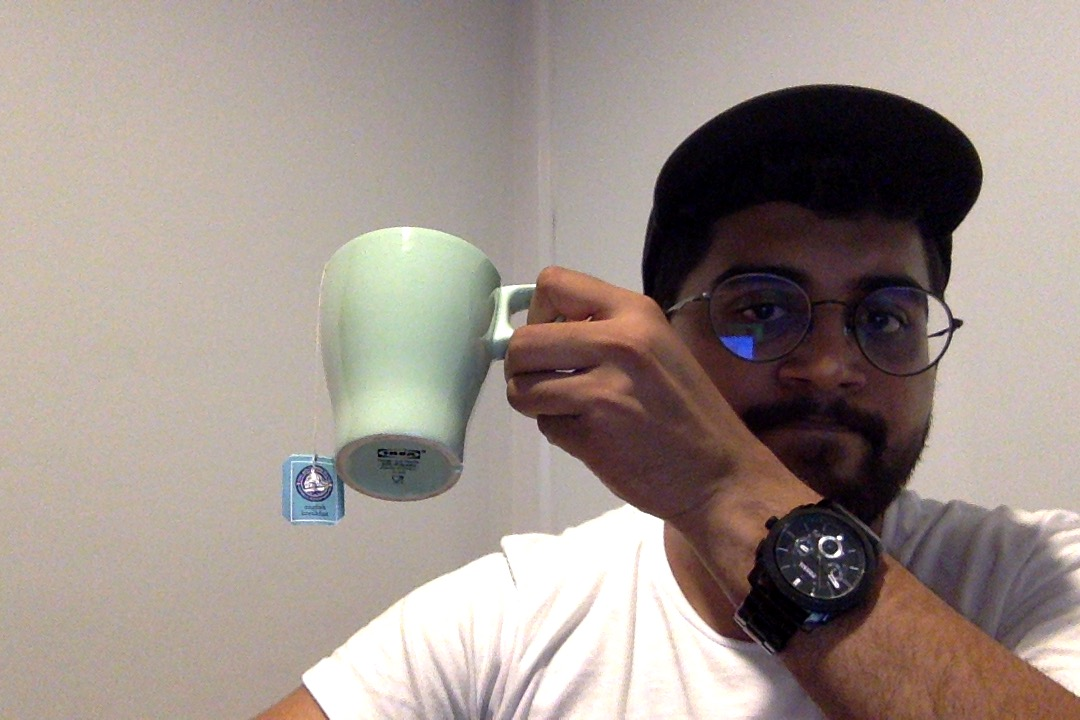
#> input picture image-cup.jpg, 1080 x 720 px, given in place of the camera
$ python ball-tracker.py   (older library calls are emulated)
#> lines starting #> are read from the running program, lines starting #| are printed output that depends on the picture; after the words box and inside, x2 and y2 are one past the last pixel; in counts of white or black regions, pixels touching at a corner belong together
# deque is a list-like data structure for fast appends and pops
from collections import deque

import numpy as np
import cv2
import imutils
import time

#-------------------------------------------------------------------------------
# Main function
#-------------------------------------------------------------------------------
if __name__ == "__main__":
    # define the lower and upper boundaries of the "green"
    # ball in the HSV color space, then initialize the
    # list of tracked points
    greenLower = (35, 0, 51)
    greenUpper = (99, 255, 240)
    pts = deque(maxlen=64)

    vs = cv2.VideoCapture(0)

    # allow the camera or video file to warm up
    # time.sleep(2.0)

    # keep looping
    while True:
        # grab the current frame
        (grabbed, frame) = vs.read()
#> frame is the input picture: shape (720, 1080, 3); mean B, G, R 138.2, 144.6, 157.2

        # if we are viewing a video and we did not grab a frame,
        # then we have reached the end of the video
        if frame is None:
            break

        # resize the frame, blur it, and convert it to the HSV
        # color space
        frame = imutils.resize(frame, width=600)
#> frame: shape (400, 600, 3)
        blurred = cv2.GaussianBlur(frame, (11, 11), 0)
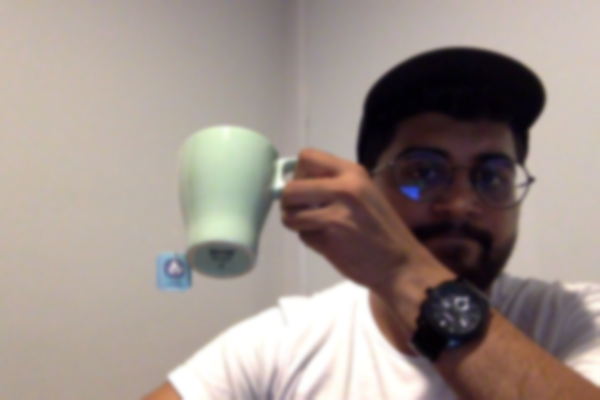
#> blurred: shape (400, 600, 3); mean B, G, R 138.2, 144.6, 157.2
        hsv = cv2.cvtColor(blurred, cv2.COLOR_BGR2HSV)
#> hsv: shape (400, 600, 3); mean H, S, V 41, 49, 158.5

        # construct a mask for the color "green", then perform
        # a series of dilations and erosions to remove any small
        # blobs left in the mask
        mask = cv2.inRange(hsv, greenLower, greenUpper)
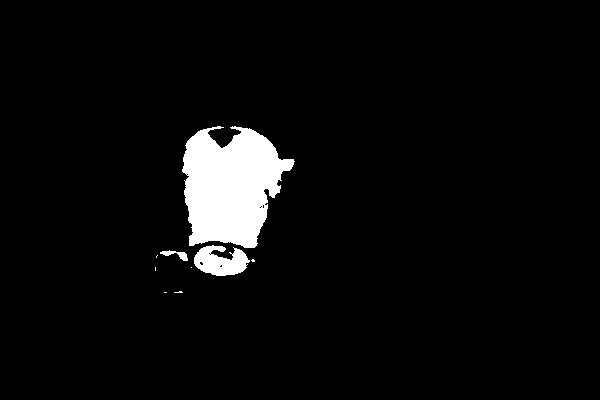
#> mask: shape (400, 600); 4.4% white; 9 white regions (6 under 20 px), largest, box (x1, y1, x2, y2) and area: (182, 126, 295, 248) 9369, (194, 245, 250, 276) 1142, (160, 250, 188, 261) 126
        mask = cv2.erode(mask, None, iterations=2)
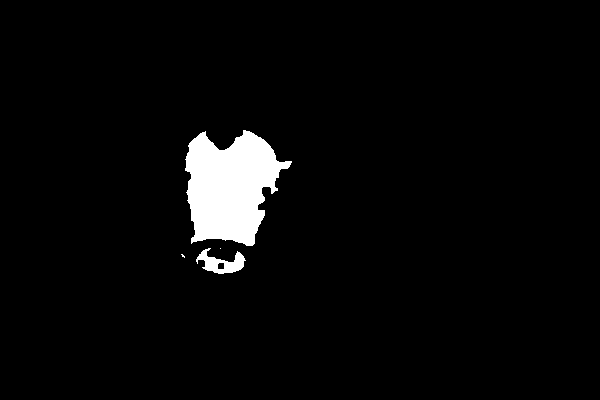
#> mask: shape (400, 600); 3.6% white; 4 white regions (2 under 20 px), largest, box (x1, y1, x2, y2) and area: (185, 130, 292, 246) 8102, (196, 248, 246, 274) 608
        mask = cv2.dilate(mask, None, iterations=2)
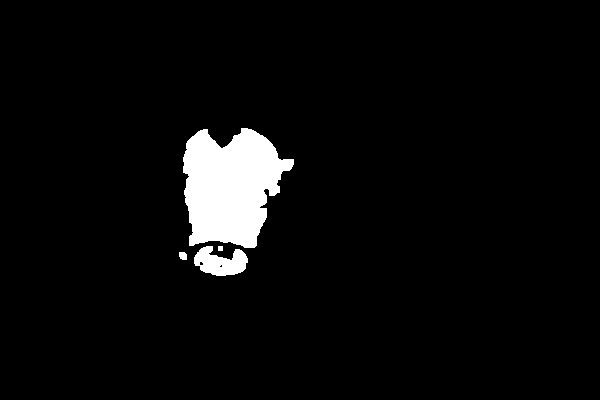
#> mask: shape (400, 600); 4.3% white; 4 white regions

        # find contours in the mask and initialize the current
        # (x, y) center of the ball
        cnts = cv2.findContours(mask.copy(), cv2.RETR_EXTERNAL, cv2.CHAIN_APPROX_SIMPLE)
#> cnts = 4 contours, 1 with area under 20; largest, box (x1, y1, x2, y2) and area: (183, 128, 294, 248) 9026, (194, 246, 248, 276) 984, (179, 252, 187, 260) 43
        cnts = cnts[0] if imutils.is_cv2() else cnts[1]
        center = None

        colour = 255

        # only proceed if at least one contour was found
        if len(cnts) > 0:
            # find the largest contour in the mask, then use
            # it to compute the minimum enclosing circle and
            # centroid
            c = max(cnts, key=cv2.contourArea)
#> c = contour of 184 points, box (x1, y1, x2, y2) (183, 128, 294, 248), area 9026
            ((x, y), radius) = cv2.minEnclosingCircle(c)
#> x = 231.9; y = 191; radius = 68.96
            M = cv2.moments(c)
#> M = moments, m00 9026.5, centre m10/m00, m01/m00 = (230, 186)
            center = (int(M["m10"] / M["m00"]), int(M["m01"] / M["m00"]))
#> center = (229, 185)

            # only proceed if the radius meets a minimum size
            if radius > 10:
                # draw the circle and centroid on the frame,
                # then update the list of tracked points
                cv2.circle(frame, (int(x), int(y)), int(radius),
                    (0, 255, 255), 2)
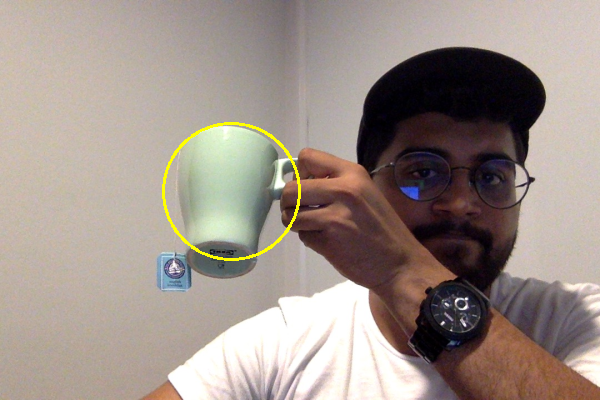
#> frame: shape (400, 600, 3); mean B, G, R 137.4, 145.2, 157.8
                cv2.circle(frame, center, 5, (0, 0, 255), -1)
#> frame: shape (400, 600, 3); 0.03% of pixels changed, all inside (x1, y1, x2, y2) = (224, 180, 235, 191)

        # update the points queue
        pts.appendleft(center)

        # loop over the set of tracked points
        for i in range(1, len(pts)):
            # if either of the tracked points are None, ignore
            # them
            if pts[i - 1] is None or pts[i] is None:
                continue

            # otherwise, compute the thickness of the line and
            # draw the connecting lines
            thickness = int(np.sqrt(64 / float(i + 1)) * 2.5)
            cv2.line(frame, pts[i - 1], pts[i], (0, 0, 255), thickness)
            colour = (colour+1)%255
#> after the loop, colour = 255

        cv2.imshow("Frame", frame)
        cv2.imshow("Mask", mask)


        # observe the keypress by the user
        keypress = cv2.waitKey(1) & 0xFF
#> (key q is pressed here)

        # if the user pressed "q", then stop looping
        if keypress == ord("q"):
            break


# free up memory
vs.release()
cv2.destroyAllWindows()

$ run again, on postit.jpg
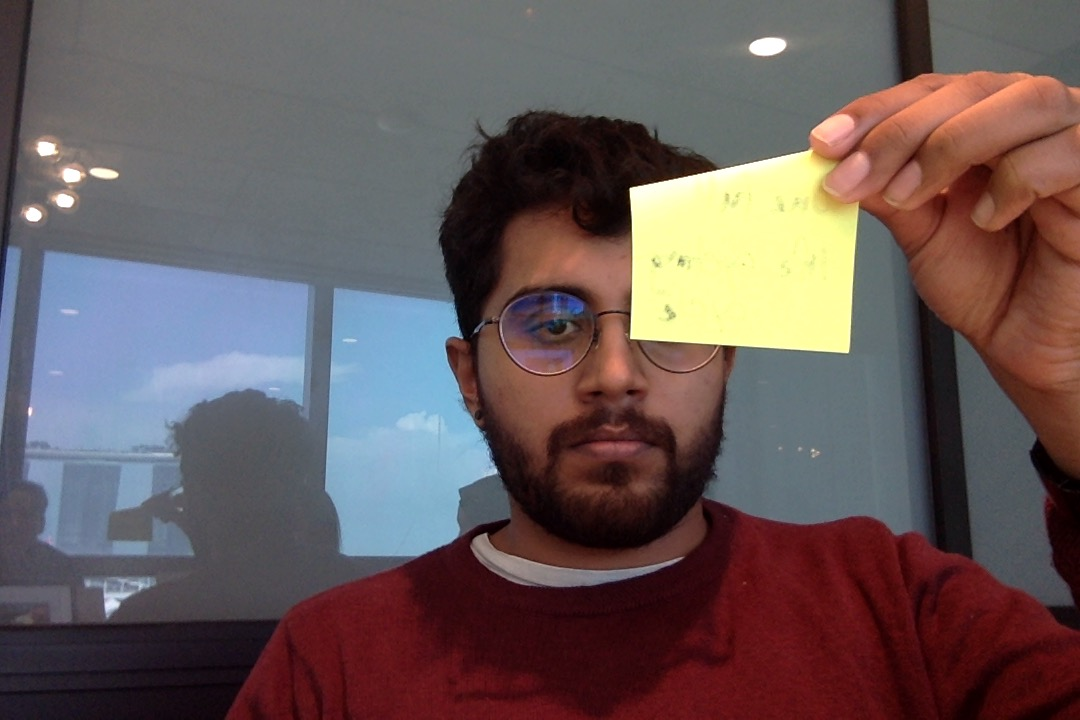
#> input picture postit.jpg, 1080 x 720 px, given in place of the camera
#> frame is the input picture: shape (720, 1080, 3); mean B, G, R 90, 89.6, 103.9
#> hsv: shape (400, 600, 3); mean H, S, V 94.2, 91.5, 115.4
#> `mask = cv2.dilate(mask, None, iterations=2)`:
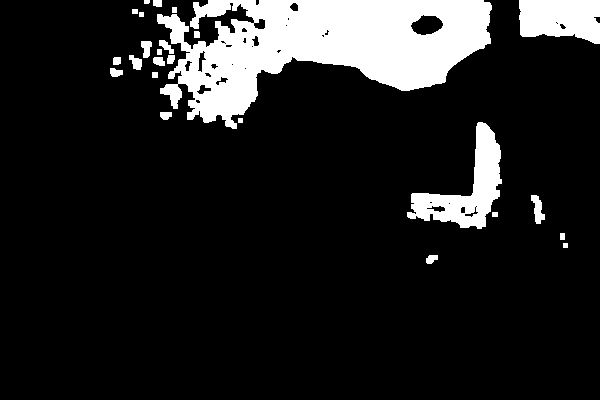
#> mask: shape (400, 600); 13.2% white; 25 white regions
#> cnts = 25 contours, 4 with area under 20; largest, box (x1, y1, x2, y2) and area: (157, 0, 492, 129) 23815, (407, 122, 502, 229) 3716, (519, 0, 600, 44) 2868, (531, 195, 545, 224) 189, (141, 41, 152, 58) 110
#> c = contour of 505 points, box (x1, y1, x2, y2) (157, 0, 492, 129), area 23815
#> x = 325; y = 47.18; radius = 171.3
#> M = moments, m00 23815, centre m10/m00, m01/m00 = (323.8, 44.92)
#> center = (323, 44)
#> `cv2.circle(frame, (int(x), int(y)), int(radius), (0, 255, 255), 2)`:
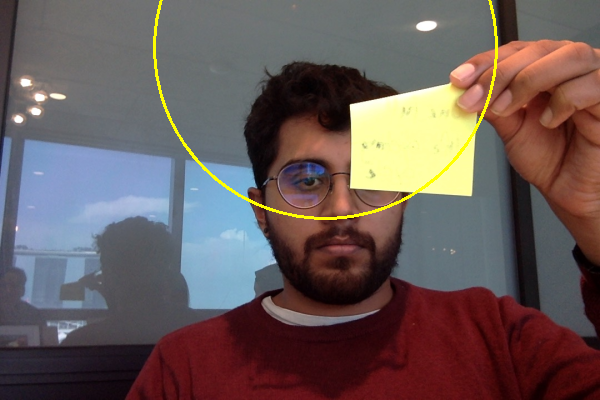
#> frame: shape (400, 600, 3); mean B, G, R 89.1, 90.6, 104.8
#> after the loop `for i in range(1, len(pts)):`: colour = 255
